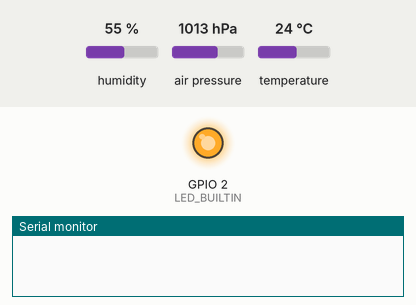
Recording of a sketch running on a simulated ESP8266 (NodeMCU). Shown: output pins drawn as LEDs (lit = HIGH, except the on-board LED, lit = LOW), the last lines printed to the serial monitor. Inputs (shaded band) come from the test bench; at power-on: humidity 55 %, air pressure 1013 hPa, temperature 24 °C. WiFi joins after 1.5 s; servers stay silent unless stated; uploads are accepted with an empty reply. At 8.3 s the program puts the board to deep sleep or switches it off; the recording ends there.

Above: at 4.1 s.
At 6.7 s:
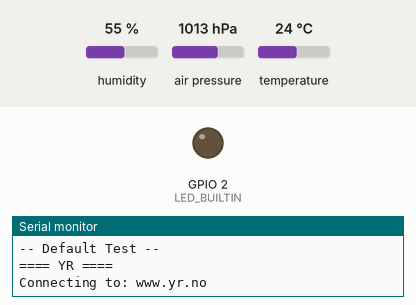
Timing chart, 0 to 8.3 s (numbered marks = the images above):
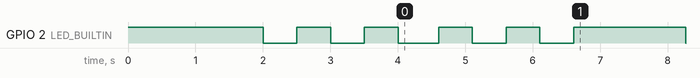

The sketch:

Weatherstation.ino
```cpp
#include <ThingSpeak.h>
#include <Adafruit_BME280.h>      //BME280 sensor bibliotek
#include <ESP8266WiFi.h>          //ESP8266 Core WiFi Library
#include <DNSServer.h>            //Local DNS Server used for redirecting all requests to the configuration portal
#include <ESP8266WebServer.h>     //Local WebServer used to serve the configuration portal
#include <WiFiManager.h>          //https://github.com/tzapu/WiFiManager WiFi Configuration Magic

#define DEFAULT_SEALEVELPRESSURE_HPA (1014) // define a default pressure at sealevel
#define LED_BUILTIN 2

// YR URL
// URL Format: /sted/<Land>/<Fylke>/<Kommune>/<Sted>/varsel.xml
#define YR_URL "/sted/Norge/Rogaland/Stavanger/Hundvaag/varsel.xml"

WiFiManager wifiManager; // initialisering av WiFi Manager

Adafruit_BME280 bme; // I2C initialisering av BME sensor

ADC_MODE(ADC_VCC); // Initialiser avlesing av volt

unsigned long delayTime = 1000;             // delay variable
const char* server = "api.thingspeak.com";  // ThingSpeak server
unsigned long myChannelNumber = 000000;     // ThingSpeak Channel number
const char * apiKey = "";   // Write API key
unsigned long deepSleepForMinutes = 20;     // Go to deep sleep for 20 minutes


void setup() {
    pinMode(LED_BUILTIN, OUTPUT);
    Serial.begin(9600);               // Serial communication for debugging
    digitalWrite(LED_BUILTIN, HIGH);
    wifiManager.setTimeout(120);
    wifiManager.autoConnect();        // Tries to connect to WiFi, if it fails it sets up a hotspot you can connect to for conifuguration
    digitalWrite(LED_BUILTIN,LOW);
    blink(2);

    Serial.println(F("BME280 test")); // Starting sensor test

    bool status;
    status = bme.begin();
    if (!status) {
        Serial.println("Could not find a valid BME280 sensor, check wiring!");
        blink(5);
        while (1);
    }
    Serial.println("-- Default Test --");
    Serial.println();
    delay(100); // let sensor boot up
    blink(1);
    //
}

void blink(int numberOfTimes) {
  for (int i = 0; numberOfTimes >= i; i++) {
    digitalWrite(LED_BUILTIN, HIGH);
    delay(500);
    digitalWrite(LED_BUILTIN,LOW);
    delay(500);
  }
}


// Connect and return the current hPa value from YR.no
double getHPAFromYr() {
  Serial.println();
  Serial.println("==== YR ====");
  WiFiClient client;

  const char * host = "www.yr.no";
  Serial.print("Connecting to: ");
  Serial.println(host);

  if (!client.connect(host,80)) {
    Serial.println("Connection failed");
    delay(5000);
    return DEFAULT_SEALEVELPRESSURE_HPA;
  }

  client.print(String("GET ") + YR_URL + " HTTP/1.1\r\n" +
               "Host: " + host + "\r\n" +
               "Connection: close\r\n\r\n");
  unsigned long timeout = millis();
  while (client.available() == 0) {
    if (millis() - timeout > 5000) {
      Serial.println(">>> Client Timeout !");
      client.stop();
      return DEFAULT_SEALEVELPRESSURE_HPA;
    }
  }

  String hPaNodeFromXml;
  while (client.available()) {
    String line = client.readStringUntil('\n');
    // Yield() == delay(0) -- This allows the ESP8266 do its maintenance stuff if needed to keep the connection alive.
    yield();
    // We "Cheat" and just take the first occurance of any hPa value. This usually indicates the "current" hPa value
    // as YR just gives us a forecast, and not data from the past.
    if (line.indexOf("hPa") > -1) {
      hPaNodeFromXml.concat(line);
      break;
    }
  }
  Serial.println("Closing client connection");
  client.stop();

  //If we fail to find a value, lets use the default one.
  if (hPaNodeFromXml.length() < 0) {
    return DEFAULT_SEALEVELPRESSURE_HPA;
  }

  int location = hPaNodeFromXml.indexOf("value=\"")+7;
  String tmpStringValue = hPaNodeFromXml.substring(location,location+6);
  const char * cValue = tmpStringValue.c_str();
  double dValue = strtod(cValue,NULL);
  Serial.print("YR: ");
  Serial.print(dValue);
  Serial.print(" hPa");
  Serial.println();
  Serial.println("==== /YR ====");
  Serial.println();
  return dValue;
}

void printValues(double hPa) {
    WiFiClient client;       // initialisering av WiFi Client
    ThingSpeak.begin(client);       // starter ThingSpeak klient

    // * Get Temperature
    float temp = (bme.readTemperature()); // temp = temperature from sensor
    Serial.print("Temperature = "); // print Type
    Serial.print(temp);             // print temperature
    Serial.println(" ªC");          // print suffix with line break
    ThingSpeak.setField(1, temp);   // set temp to field 1 in thingspeak

    // * Get Pressure
    float press = (bme.readPressure() / 100.0F);  // press = pressure from sensor
    Serial.print("Pressure = ");            // print Type
    Serial.print(press);                    // print pressure
    Serial.println(" hPa");                 // print suffix with linebreak
    ThingSpeak.setField(3, press);

    // * Approx altitude
    float alt = (bme.readAltitude(hPa)); // alt = en eller annen altitude :-P
    Serial.print("Altitude = ");
    Serial.print(alt);
    Serial.println(" m");
    ThingSpeak.setField(5, alt);

    // * Get Humidity
    float hum = (bme.readHumidity());       // hum = humidity from sensor
    Serial.print("Humidity = ");      // print Type
    Serial.print(hum); // print humidity
    Serial.println(" %");             // print suffix with line break
    ThingSpeak.setField(2, hum);      // set hum to field 2 in thingspeak

    // * Get battery voltage
    float vcc = (ESP.getVcc() / 1024.00f);  // vcc = voltage
    Serial.print("Battery = ");     // print Type
    Serial.print(vcc);              // print voltage
    Serial.println(" V");           // print suffix with line break
    ThingSpeak.setField(4, vcc);    // set vcc to field 4 in thingspeak

    // * Write all data to Thingspeak
    ThingSpeak.writeFields(myChannelNumber, apiKey);

    Serial.println();               // line break

}

void loop() {
  digitalWrite(LED_BUILTIN, HIGH);
  printValues(getHPAFromYr());
  delay(delayTime);
  digitalWrite(LED_BUILTIN, LOW);
  ESP.deepSleep(deepSleepForMinutes  * 60 * 1000000); // go to deep sleep for 20 minutes
}
```

Measured:
- by itself, GPIO 2 (LED_BUILTIN): HIGH → LOW at 2.0 s, → HIGH 0.50 s later, → LOW 0.50 s later, → HIGH 0.50 s later, … (11 changes in this stretch)
